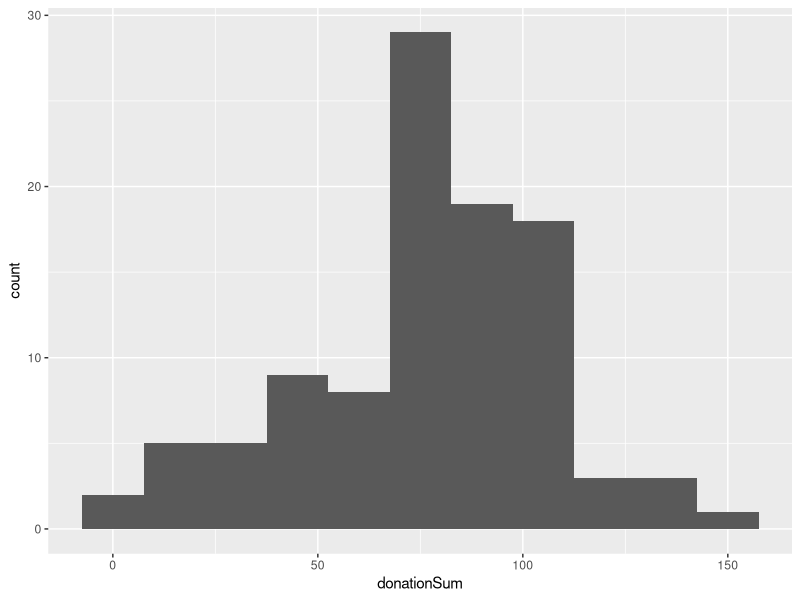
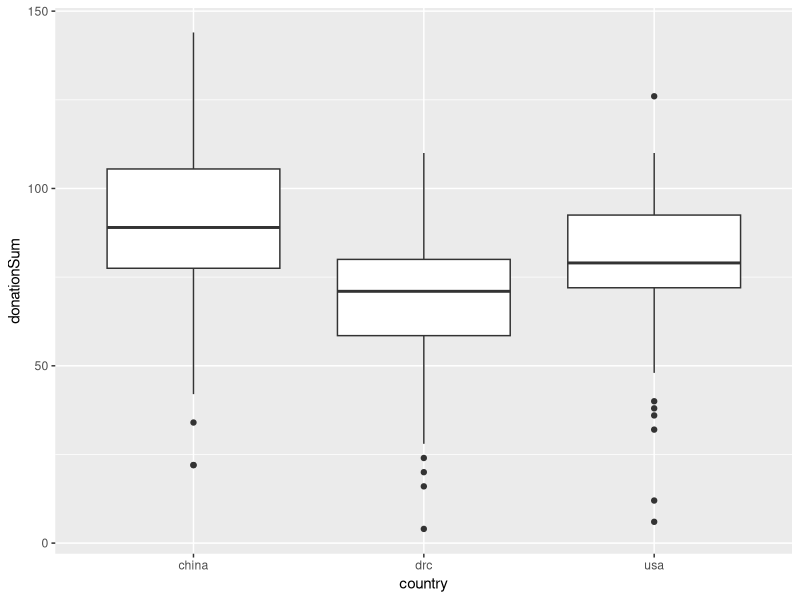
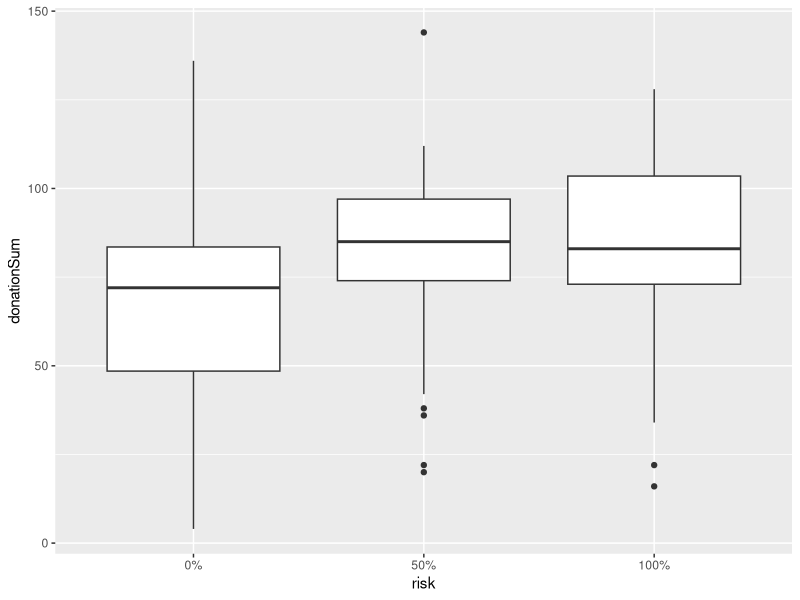

Write the R code that produced these figures, in order. (Note: this script raises an error after producing the figures.)
## ---- chunk 1
knitr::opts_chunk$set(echo = TRUE)
library(tidyverse)
## ---- chunk 2
pgg = read.table("PGG_Group_compilation.txt", header = TRUE)

pgg$risk = factor(pgg$risk, levels = c("0%","50%","100%"))

head(pgg)
## ---- chunk 3
table(pgg$country, pgg$outcome)

table(pgg$grade, pgg$outcome)

table(pgg$risk, pgg$outcome)

## ---- chunk 4
ggplot(data = pgg, aes(x = donationSum)) + geom_histogram(binwidth = 15)

ggplot(data = pgg, aes(x = country, y = donationSum)) + geom_boxplot()

ggplot(data = pgg, aes(x = risk, y = donationSum)) + geom_boxplot()
## ---- chunk 5
par(mfrow = c(1,2), mar = c(1.8,1.8,1.3,1.3))
mosaicplot(table(num.cath$cath1.CHFSEV,num.cath$cath1.GENDER), main = "CHFSEV by Gender", ylab = "Gender", xlab = "CHFSEV")
mosaicplot(table(num.cath$cath1.CHFSEV, num.cath$cath1.HXSMOKE), main = "CHFSEV by History of Smoking", ylab = "History of Smoking", xlab = "CHFSEV")
## ---- chunk 6
base_log_mod = glm(outcome~ risk + country + factor(grade) , data = pgg, family = binomial(link = "logit"))

sum_base = summary(base_log_mod)

confint(base_log_mod)
confint(exp(base_log_mod))
## ---- chunk 7
exp(coef(sum_base)[,"Estimate"])
exp(coef(sum_base)[,"Estimate"]) / (1 + exp(coef(sum_base)[,"Estimate"]) )


## ---- chunk 8
residuals(base_log_mod, type = "deviance")
